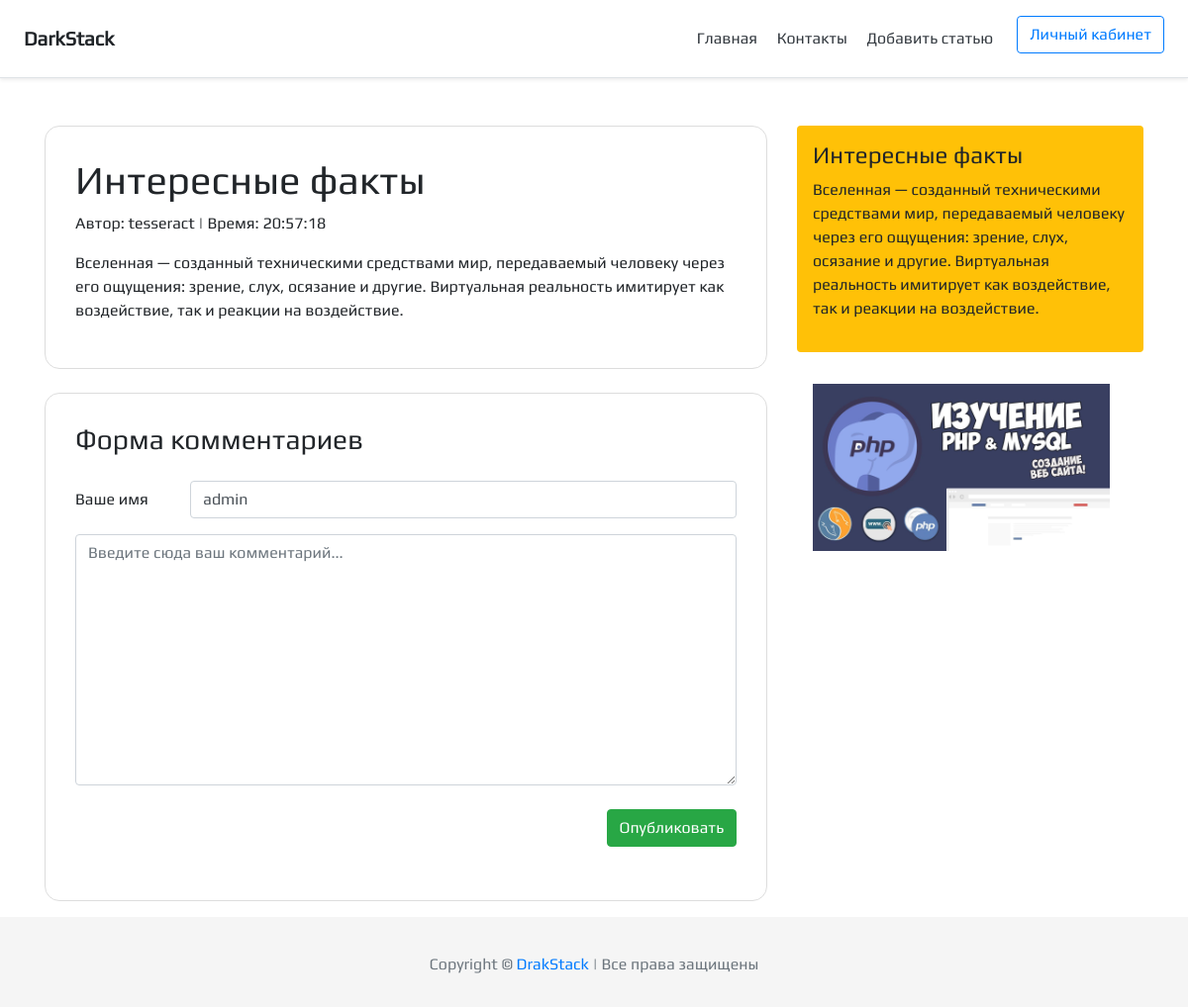
The app's page /single.php?id=1 (signed in) with its own data.
### tables this page shows
CREATE TABLE `article` (
  `id` int(11) UNSIGNED NOT NULL,
  `title` varchar(255) NOT NULL,
  `excerpt` varchar(255) NOT NULL,
  `content` text NOT NULL,
  `date` int(11) UNSIGNED NOT NULL,
  `author` varchar(20) NOT NULL
);

### single.php (the view, shortened to what this page needs)
<!DOCTYPE html>
<html lang="ru" dir="ltr">
	<head>
		<?php
			require_once 'config/db.php';
			$sql = 'SELECT * FROM `article` WHERE `id` = :id';
			$query = $pdo->prepare($sql);
			$query->execute(['id' => $_GET['id']]);
			$article = $query->fetch(PDO::FETCH_OBJ);
		?>
		<link rel="stylesheet" href="css/bootstrap.min.css">
		<link rel="stylesheet" href="css/style.css">
	</head>
	<body>
		<?php require 'partials/header.php'; ?>
		<main class="container mt-5">
			<div class="row">
				<div class="col-md-8 mb-3">
					<div class="warning-inner mb-4">
						<h1><?php echo $article->title; ?></h1>
						<p>Автор: <?php echo $article->author; ?> | Время: <?php echo date('H:i:s', $article->date); ?></p>
						<p><?php echo $article->content; ?></p>
					</div>
					<div class="warning-inner">
						<h3>Форма комментариев</h3>
						<form action="/single.php?id=<?php echo $_GET['id']; ?>" method="post" class="mt-4 mb-4">
							<div class="form-group row">
								<label for="name" class="col-sm-2 col-form-label">Ваше имя</label>
								<div class="col-sm-10">
									<input type="text" name="name" value="<?php echo $_COOKIE['login']; ?>" class="form-control" required>
								</div>
							</div>
							<textarea name="mess" cols="10" rows="10" placeholder="Введите сюда ваш комментарий..." class="form-control" required></textarea>
							<div class="mt-4 text-right">
								<button type="submit" id="comment" class="btn btn-success">Опубликовать</button>
							</div>
						</form>
					</div>
				</div>
				<?php require 'partials/sidebar.php'; ?>
			</div>
		</main>
		<?php require 'partials/footer.php'; ?>
	</body>
</html>

### css/style.css (style rules this page uses)
body { font-family: 'Play', sans-serif; font-size: 16px; font-weight: normal; }
.warning-inner { padding: 30px; border: solid 1px #ddd; border-radius: 15px; max-width: 100%; }

### records on screen
article: title "Интересные факты", author "tesseract", date "20:57:18", content "Вселенная — созданный техническими средствами мир, передаваемый человеку через его ощущения: зрение, слух, осязание и другие. Виртуальная реальность имитирует как воздействие, так и реакции на воздействие."
